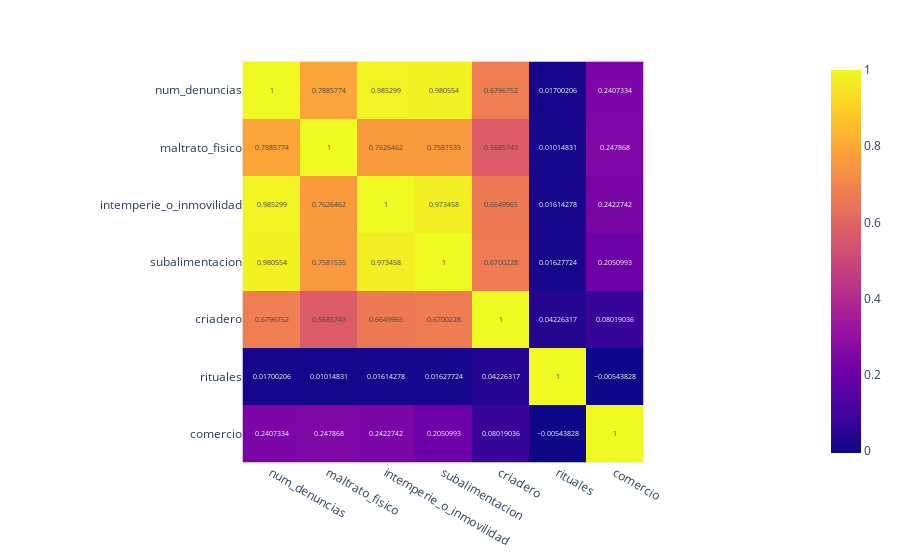

The notebook cell this image was saved under:
### Code cell
import plotly.express as px


fig = px.imshow(correlaciones, text_auto=True)
fig.show()

### Figure 1 — Plotly figure (JSON) as saved in the notebook; plotly's stock layout.template omitted (floating-point values rounded to 4 significant figures)
{"data": [{"coloraxis": "coloraxis", "hovertemplate": "x: %{x}<br>y: %{y}<br>color: %{z}<extra></extra>", "name": "0", "texttemplate": "%{z}", "type": "heatmap", "x": ["num_denuncias", "maltrato_fisico", "intemperie_o_inmovilidad", "subalimentacion", "criadero", "rituales", "comercio"], "xaxis": "x", "y": ["num_denuncias", "maltrato_fisico", "intemperie_o_inmovilidad", "subalimentacion", "criadero", "rituales", "comercio"], "yaxis": "y", "z": [[1, 0.7886, 0.9853, 0.9806, 0.6797, 0.017, 0.2407], [0.7886, 1, 0.7626, 0.7582, 0.5686, 0.01015, 0.2479], [0.9853, 0.7626, 1, 0.9735, 0.665, 0.01614, 0.2423], [0.9806, 0.7582, 0.9735, 1, 0.67, 0.01628, 0.2051], [0.6797, 0.5686, 0.665, 0.67, 1, 0.04226, 0.08019], [0.017, 0.01015, 0.01614, 0.01628, 0.04226, 1, -0.005438], [0.2407, 0.2479, 0.2423, 0.2051, 0.08019, -0.005438, 1]]}], "layout": {"coloraxis": {"colorscale": [[0, "#0d0887"], [0.1111, "#46039f"], [0.2222, "#7201a8"], [0.3333, "#9c179e"], [0.4444, "#bd3786"], [0.5556, "#d8576b"], [0.6667, "#ed7953"], [0.7778, "#fb9f3a"], [0.8889, "#fdca26"], [1, "#f0f921"]]}, "margin": {"t": 60}, "xaxis": {"anchor": "y", "constrain": "domain", "domain": [0, 1], "scaleanchor": "y"}, "yaxis": {"anchor": "x", "autorange": "reversed", "constrain": "domain", "domain": [0, 1]}}}
